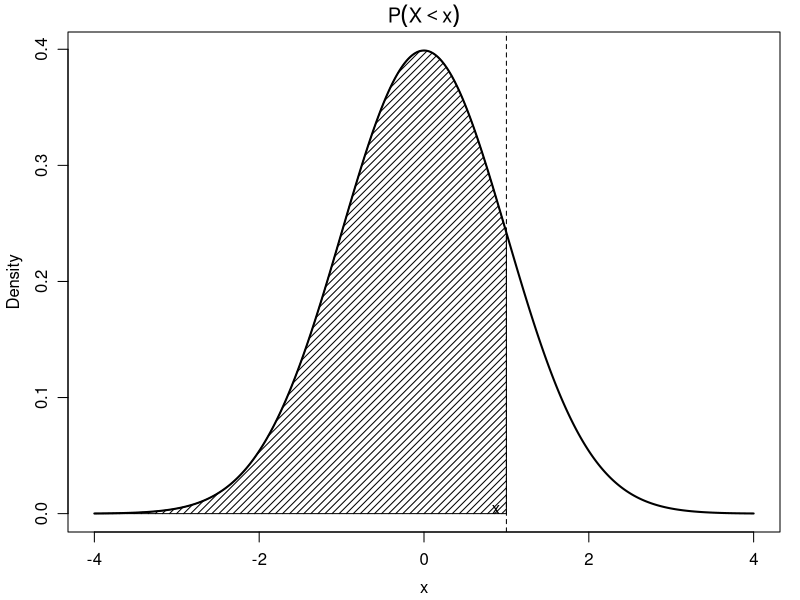
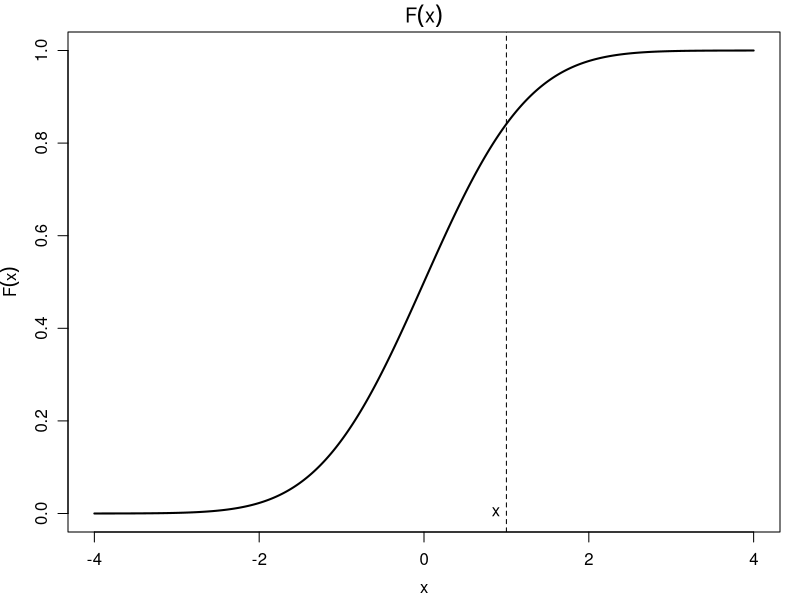

Write R code to recreate these figures, in order.
pdf("pdf_area.pdf", width = 3, height = 3)

x <- seq(-4, 4, length = 1000)
y <- dnorm(x)

z <- 1

# ---- P(Z < z)
par(
    mar  = c(3.4, 3.4, 1.6, 1),  # minimal bottom/left for labels, almost nothing top/right
    mgp  = c(2.25, 0.85, 0)
)
plot(
    x, y,
    type = "l",
    lwd = 2,
    xlab = expression(x),
    ylab = "Density",
    main = expression(P(X < x))
)

x_fill <- seq(-4, z, length = 500)
y_fill <- dnorm(x_fill)

polygon(c(-4, x_fill, z),
        c(0, y_fill, 0),
        density = 20)

abline(v = z, lty = 2)
text(z-0.3, 0.0035, "x", pos = 4)

dev.off()

#########

pdf("cdf.pdf", width = 3, height = 3)
par(
    mar  = c(3.4, 3.4, 1.6, 1),  # minimal bottom/left for labels, almost nothing top/right
    mgp  = c(2.25, 0.85, 0)
)

cdf <- pnorm(x)
plot(
    x, cdf,
    type = "l",
    lwd = 2,
    xlab = expression(x),
    ylab = expression(F(x)),
    main = expression(F(x))
)

abline(v = z, lty = 2)
text(z-0.3, 0.0035, "x", pos = 4)

dev.off()
